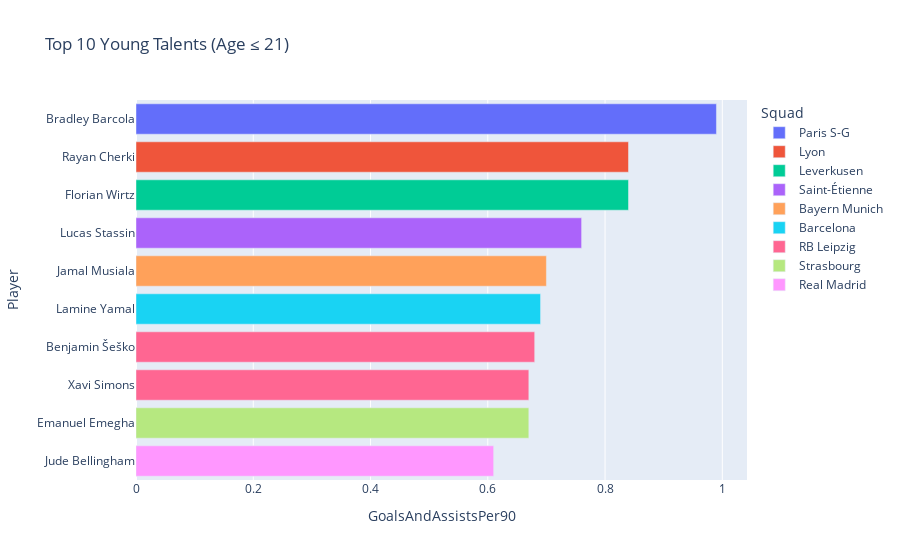

Notebook code for this chart:
### Code cell
#  Young Talents 
# Filter players age 21 or younger with at least 10 Minutes per 90
young = df[(df['Age'] <= 21) & (df['MinutesPer90'] >= 20)][['Player', 'Age','Squad', 'GoalsAndAssistsPer90']]\
    .sort_values(by='GoalsAndAssistsPer90', ascending=False).head(10)

fig= px.bar(
    young,
    x='GoalsAndAssistsPer90',
    y='Player',
    hover_data=['Age'],
    orientation='h',
    color='Squad',
    title='Top 10 Young Talents (Age ≤ 21)',
    color_continuous_scale='Viridis',
)

# show top talent on top
fig.update_layout(yaxis=dict(autorange='reversed'))

fig.show()

### Figure 1 — Plotly figure (JSON) as saved in the notebook; plotly's stock layout.template omitted (floating-point values rounded to 4 significant figures)
{"data": [{"alignmentgroup": "True", "customdata": [[21]], "hovertemplate": "Squad=Paris S-G<br>GoalsAndAssistsPer90=%{x}<br>Player=%{y}<br>Age=%{customdata[0]}<extra></extra>", "legendgroup": "Paris S-G", "marker": {"color": "#636efa", "pattern": {"shape": ""}}, "name": "Paris S-G", "offsetgroup": "Paris S-G", "orientation": "h", "showlegend": true, "textposition": "auto", "type": "bar", "x": [0.99], "xaxis": "x", "y": ["Bradley Barcola"], "yaxis": "y"}, {"alignmentgroup": "True", "customdata": [[20]], "hovertemplate": "Squad=Lyon<br>GoalsAndAssistsPer90=%{x}<br>Player=%{y}<br>Age=%{customdata[0]}<extra></extra>", "legendgroup": "Lyon", "marker": {"color": "#EF553B", "pattern": {"shape": ""}}, "name": "Lyon", "offsetgroup": "Lyon", "orientation": "h", "showlegend": true, "textposition": "auto", "type": "bar", "x": [0.84], "xaxis": "x", "y": ["Rayan Cherki"], "yaxis": "y"}, {"alignmentgroup": "True", "customdata": [[21]], "hovertemplate": "Squad=Leverkusen<br>GoalsAndAssistsPer90=%{x}<br>Player=%{y}<br>Age=%{customdata[0]}<extra></extra>", "legendgroup": "Leverkusen", "marker": {"color": "#00cc96", "pattern": {"shape": ""}}, "name": "Leverkusen", "offsetgroup": "Leverkusen", "orientation": "h", "showlegend": true, "textposition": "auto", "type": "bar", "x": [0.84], "xaxis": "x", "y": ["Florian Wirtz"], "yaxis": "y"}, {"alignmentgroup": "True", "customdata": [[19]], "hovertemplate": "Squad=Saint-Étienne<br>GoalsAndAssistsPer90=%{x}<br>Player=%{y}<br>Age=%{customdata[0]}<extra></extra>", "legendgroup": "Saint-Étienne", "marker": {"color": "#ab63fa", "pattern": {"shape": ""}}, "name": "Saint-Étienne", "offsetgroup": "Saint-Étienne", "orientation": "h", "showlegend": true, "textposition": "auto", "type": "bar", "x": [0.76], "xaxis": "x", "y": ["Lucas Stassin"], "yaxis": "y"}, {"alignmentgroup": "True", "customdata": [[21]], "hovertemplate": "Squad=Bayern Munich<br>GoalsAndAssistsPer90=%{x}<br>Player=%{y}<br>Age=%{customdata[0]}<extra></extra>", "legendgroup": "Bayern Munich", "marker": {"color": "#FFA15A", "pattern": {"shape": ""}}, "name": "Bayern Munich", "offsetgroup": "Bayern Munich", "orientation": "h", "showlegend": true, "textposition": "auto", "type": "bar", "x": [0.7], "xaxis": "x", "y": ["Jamal Musiala"], "yaxis": "y"}, {"alignmentgroup": "True", "customdata": [[17]], "hovertemplate": "Squad=Barcelona<br>GoalsAndAssistsPer90=%{x}<br>Player=%{y}<br>Age=%{customdata[0]}<extra></extra>", "legendgroup": "Barcelona", "marker": {"color": "#19d3f3", "pattern": {"shape": ""}}, "name": "Barcelona", "offsetgroup": "Barcelona", "orientation": "h", "showlegend": true, "textposition": "auto", "type": "bar", "x": [0.69], "xaxis": "x", "y": ["Lamine Yamal"], "yaxis": "y"}, {"alignmentgroup": "True", "customdata": [[21], [21]], "hovertemplate": "Squad=RB Leipzig<br>GoalsAndAssistsPer90=%{x}<br>Player=%{y}<br>Age=%{customdata[0]}<extra></extra>", "legendgroup": "RB Leipzig", "marker": {"color": "#FF6692", "pattern": {"shape": ""}}, "name": "RB Leipzig", "offsetgroup": "RB Leipzig", "orientation": "h", "showlegend": true, "textposition": "auto", "type": "bar", "x": [0.68, 0.67], "xaxis": "x", "y": ["Benjamin Šeško", "Xavi Simons"], "yaxis": "y"}, {"alignmentgroup": "True", "customdata": [[21]], "hovertemplate": "Squad=Strasbourg<br>GoalsAndAssistsPer90=%{x}<br>Player=%{y}<br>Age=%{customdata[0]}<extra></extra>", "legendgroup": "Strasbourg", "marker": {"color": "#B6E880", "pattern": {"shape": ""}}, "name": "Strasbourg", "offsetgroup": "Strasbourg", "orientation": "h", "showlegend": true, "textposition": "auto", "type": "bar", "x": [0.67], "xaxis": "x", "y": ["Emanuel Emegha"], "yaxis": "y"}, {"alignmentgroup": "True", "customdata": [[21]], "hovertemplate": "Squad=Real Madrid<br>GoalsAndAssistsPer90=%{x}<br>Player=%{y}<br>Age=%{customdata[0]}<extra></extra>", "legendgroup": "Real Madrid", "marker": {"color": "#FF97FF", "pattern": {"shape": ""}}, "name": "Real Madrid", "offsetgroup": "Real Madrid", "orientation": "h", "showlegend": true, "textposition": "auto", "type": "bar", "x": [0.61], "xaxis": "x", "y": ["Jude Bellingham"], "yaxis": "y"}], "layout": {"barmode": "relative", "legend": {"title": {"text": "Squad"}, "tracegroupgap": 0}, "title": {"text": "Top 10 Young Talents (Age ≤ 21)"}, "xaxis": {"anchor": "y", "domain": [0, 1], "title": {"text": "GoalsAndAssistsPer90"}}, "yaxis": {"anchor": "x", "autorange": "reversed", "domain": [0, 1], "title": {"text": "Player"}}}}
